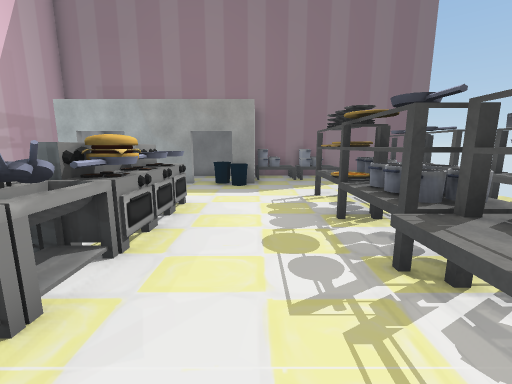
View 1 (above)

16 first-person views from a walk through a scene from a Unity 3-D project. The camera is 1.5 m above the floor, tilts 10° down and sees 90° across. The floor is counted in squares, 1 m on a side. Each view is taken from the middle of a square. On the plan, view 1 faces up. The plan holds only what a view shows up to about 13 squares ahead; the rest is blank. Some surface patterns are stand-ins.

View 2
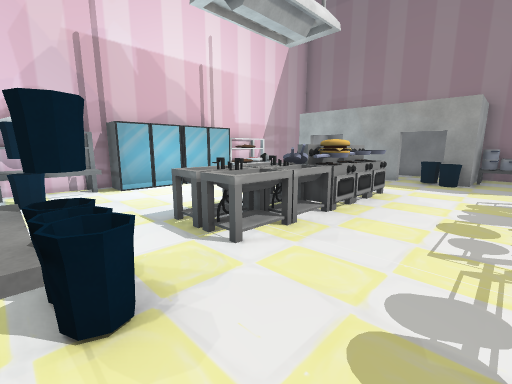

View 3
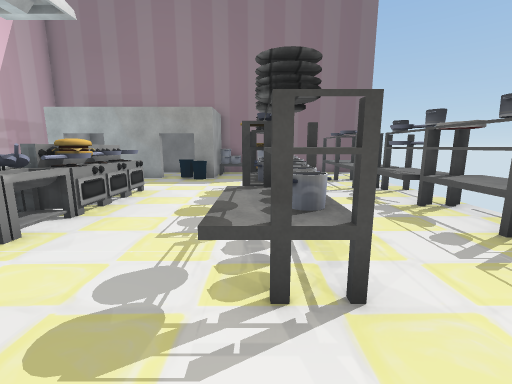

View 4
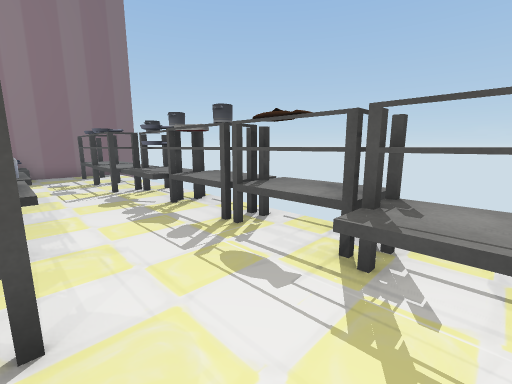

View 5
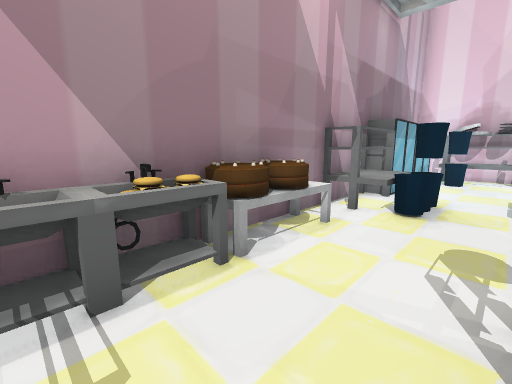

View 6
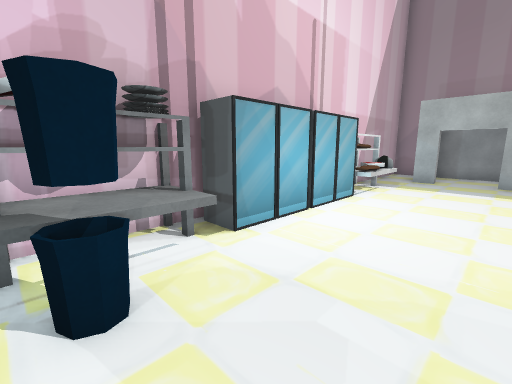

View 7
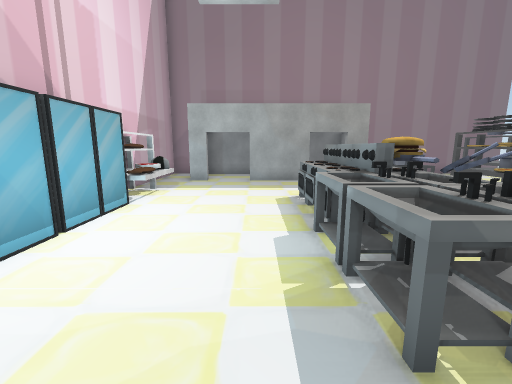

View 8
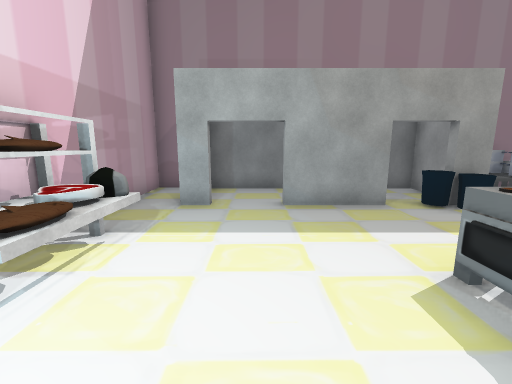

View 9
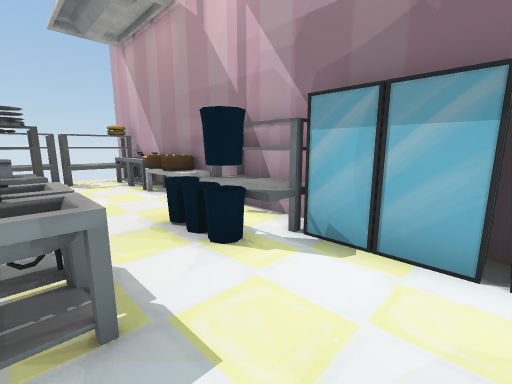

View 10
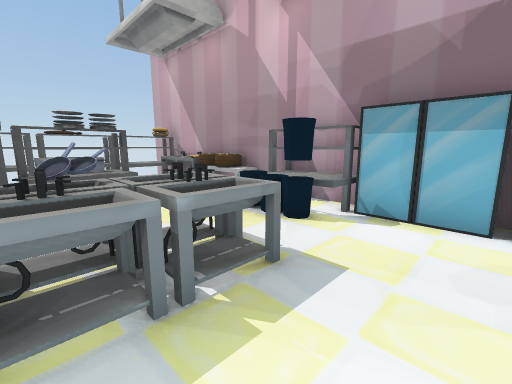

View 11
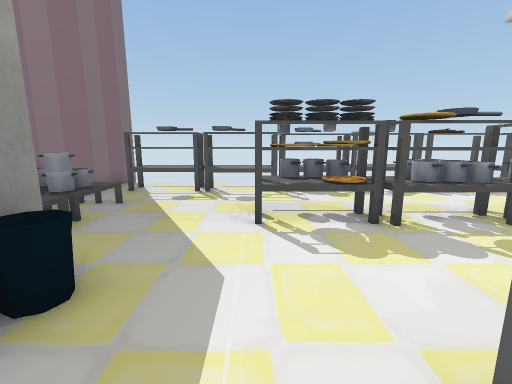

View 12
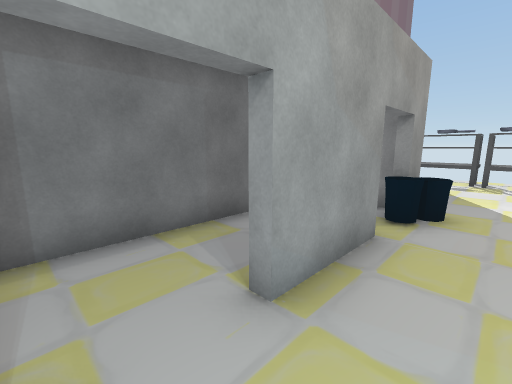

View 13
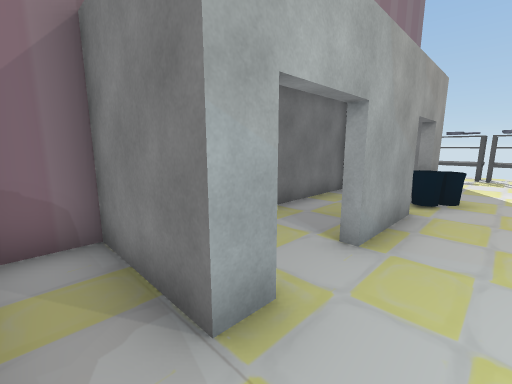

View 14
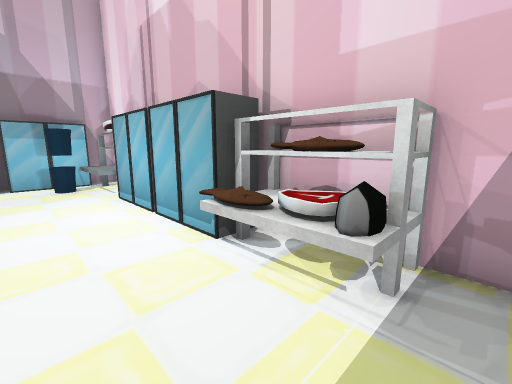

View 15
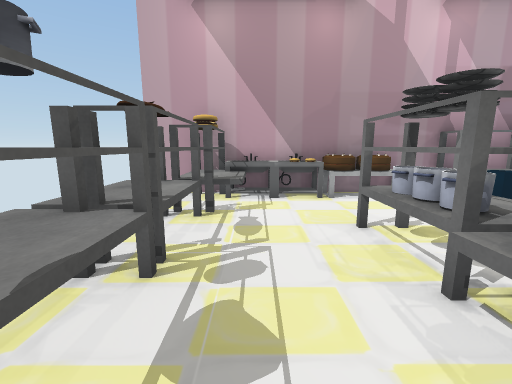

View 16
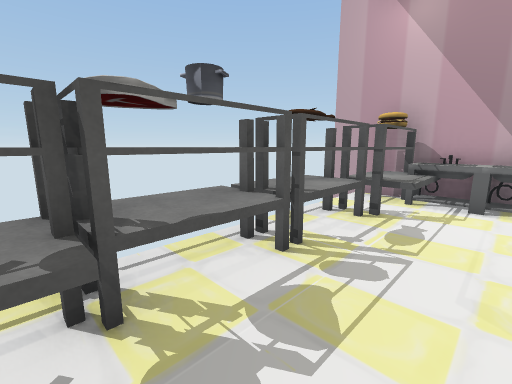

### Floor plan
Key: @ floor where view 1 was taken; # wall or solid block; . floor; = window, fence, low wall or low ledge; B bench; E oven; S sink; F fridge; C cake.
Columns run from 10 left of view 1 to 8 right of it. Each row starts with its distance up from view 1.
 14 ###          ######
 13 #.############B...
 12 #.#.......#B#BB.BB
 11 #.#..###.##.....BB
 10 #.......===.....BB
  9 #...............BB
  8 #B#.........BB..BB
  7 ###....E#...##..B#
  6 #B#...EE#...#B..BB
  5 #F....EEE...#B..BB=
  4  F....EE#...##..BBB
  3  F....SSS...B#..BBB
  2  F....SS#...BB..BBB
  1 #F....SSS...BB..BBB
  0 ##B.......@.BB..BBB
 -1 #BB....#==.....BBBB
 -2 ####...BB=.....SBB
 -3 ##FFFFFBBB.CC#SS##
 -4 ##  #  ############

Where each view was taken, in squares from view 1:
view 1: 0 up, 0 right, facing up
view 2: 2 down, 1 right, facing up-left
view 3: 2 down, 2 right, facing up
view 4: 2 down, 3 right, facing up-right
view 5: 0 up, 5 right, facing down-left
view 6: 2 down, 5 left, facing up-left
view 7: 1 down, 5 left, facing up
view 8: 4 up, 6 left, facing up
view 9: 1 up, 6 left, facing down-right
view 10: 3 up, 6 left, facing down-right
view 11: 8 up, 3 left, facing right
view 12: 9 up, 7 left, facing up-right
view 13: 9 up, 9 left, facing up-right
view 14: 9 up, 6 left, facing down-left
view 15: 5 up, 5 right, facing down
view 16: 5 up, 4 right, facing down-right
